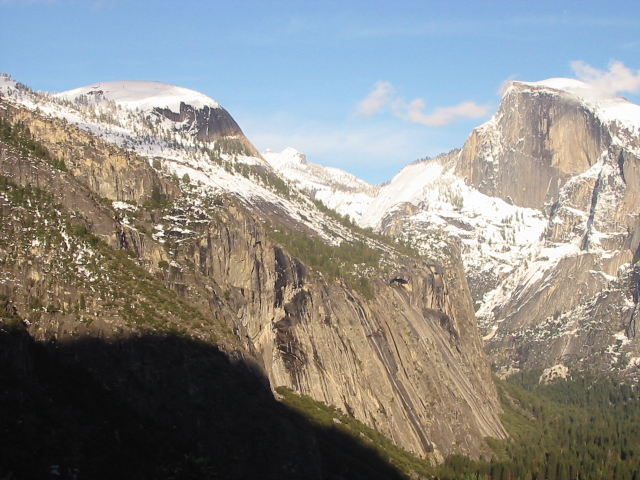
#> input picture Project 4 Image Stitching/yosemite1.jpg, 640 x 480 px
$ jupyter execute project4_jalp.ipynb   (shell and % lines are left out)
#> lines starting #> are read from the running program, lines starting #| are printed output that depends on the picture
### Project 4 Image Stitching/helpers.py
import numpy as np
def interp2(v, xq, yq):
	dim_input = 1
	if len(xq.shape) == 2 or len(yq.shape) == 2:
		dim_input = 2
		q_h = xq.shape[0]
		q_w = xq.shape[1]
		xq = xq.flatten()
		yq = yq.flatten()

	h = v.shape[0]
	w = v.shape[1]
	if xq.shape != yq.shape:
		raise 'query coordinates Xq Yq should have same shape'

	x_floor = np.floor(xq).astype(np.int32)
	y_floor = np.floor(yq).astype(np.int32)
	x_ceil = np.ceil(xq).astype(np.int32)
	y_ceil = np.ceil(yq).astype(np.int32)

	x_floor[x_floor < 0] = 0
	y_floor[y_floor < 0] = 0
	x_ceil[x_ceil < 0] = 0
	y_ceil[y_ceil < 0] = 0

	x_floor[x_floor >= w-1] = w-1
	y_floor[y_floor >= h-1] = h-1
	x_ceil[x_ceil >= w-1] = w-1
	y_ceil[y_ceil >= h-1] = h-1

	v1 = v[y_floor, x_floor]
	v2 = v[y_floor, x_ceil]
	v3 = v[y_ceil, x_floor]
	v4 = v[y_ceil, x_ceil]

	lh = yq - y_floor
	lw = xq - x_floor
	hh = 1 - lh
	hw = 1 - lw

	w1 = hh * hw
	w2 = hh * lw
	w3 = lh * hw
	w4 = lh * lw

	interp_val = v1 * w1 + w2 * v2 + w3 * v3 + w4 * v4

	if dim_input == 2:
		return interp_val.reshape(q_h, q_w)
	return interp_val

### Project 4 Image Stitching/project4_jalp.ipynb
[cell 1]
'''
import library
'''
import numpy as np
from scipy.spatial.distance import cdist
import matplotlib.pyplot as plt

import scipy as sc
from helpers import interp2

[cell 2]
# !pip3 install -U opencv-contrib-python==3.4.2.17
import cv2

[cell 3]
'''
Function (modify)
'''
def compute_homography(p1, p2):
    """
    compute the homography transform
    p1, p2: 4 x 2, 4 groups of corresponding points
    """
    # IMPLEMENT HERE, hint: you may find np.linalg.svd useful

    # construct the A matrix in the same way in the slides
    A = np.array([[p2[0,0],p2[0,1],1,0,0,0,-p2[0,0]*p1[0,0],-p2[0,1]*p1[0,0], -p1[0,0]],
                 [0,0,0,p2[0,0],p2[0,1],1,-p2[0,0]*p1[0,1],-p2[0,1]*p1[0,1], -p1[0,1]],
                 [p2[1,0],p2[1,1],1,0,0,0,-p2[1,0]*p1[1,0],-p2[1,1]*p1[1,0], -p1[1,0]],
                 [0,0,0,p2[1,0],p2[1,1],1,-p2[1,0]*p1[1,1],-p2[1,1]*p1[1,1], -p1[1,1]],
                 [p2[2,0],p2[2,1],1,0,0,0,-p2[2,0]*p1[2,0],-p2[2,1]*p1[2,0], -p1[2,0]],
                 [0,0,0,p2[2,0],p2[2,1],1,-p2[2,0]*p1[2,1],-p2[2,1]*p1[2,1], -p1[2,1]],
                 [p2[3,0],p2[3,1],1,0,0,0,-p2[3,0]*p1[3,0],-p2[3,1]*p1[3,0], -p1[3,0]],
                 [0,0,0,p2[3,0],p2[3,1],1,-p2[3,0]*p1[3,1],-p2[3,1]*p1[3,1], -p1[3,1]]])

    # use SVD to find the solution to Ax = 0
    u, s, vh = np.linalg.svd(A)

    # reorgnize the solution vector and normalize it to get homography matrix
    v = vh.T
    h = v[:,-1]/v[-1,-1]
    H = h.reshape(3,3)
    return H

[cell 4]
## Test ##
p1 = np.array([[366.6972,  106.9789],
  [439.9366,   84.4437],
  [374.5845,  331.2042],
  [428.6690,  326.6972]])

p2 = np.array([ [115.0000,  120.0000],
  [194.0000,  107.0000],
  [109.0000,  351.0000],
  [169.0000,  346.0000] ])
H = compute_homography(p1, p2)

assert np.allclose(H, np.array([[ 6.76097539e-01,  9.12020085e-02,  2.61445474e+02],
       [-1.57581282e-01,  9.59039559e-01,  5.18593524e+00],
       [-4.93549913e-04,  9.67378471e-05,  1.00000000e+00]]))

[cell 5]
def plot_corr(I1, I2, p1, p2):
  """
  utility function to plot correspondence between p1 in I1 and p2 in I2

  I1, I2: H * W, two input images of the same size
  p1, p2: N * 2, points on two images
  """
  I = np.hstack((I1, I2))
  sy,sx = I1.shape[0:2]

  plt.figure()
  plt.imshow(I)
  plt.plot(p1[:, 0], p1[:, 1],'bo')
  plt.plot(sx + p2[:, 0], p2[:, 1],'rx')
  plt.plot(np.c_[p1[:, 0], sx + p2[:, 0]].T, np.c_[p1[:, 1],p2[:, 1]].T, 'g-')
  plt.show()

[cell 6]
'''
Function (modify)
'''
def match_features(f1,f2):
    """
    f1, f2: N * feature_size, two features to be matched
    """

    # IMPLEMENT HERE
    # hint: you may find cdist from scipy.spatial.distance, numpy.argsort useful

    # compute pairwise distance between f1 and f2
    d = cdist(f1,f2)
    threshold = 0.7

    # forward matching, find closet two matches in f2 to f1 and do a ratio test
    f1_f2_sort  = np.argsort(d, axis=1)[:,0:2] #Sort indices in ascending order of distances
    f1_f2_d1 = np.take_along_axis(d, f1_f2_sort[:,0:1],axis=1) #Get the distances associated with first index
    f1_f2_d2 = np.take_along_axis(d, f1_f2_sort[:,1:2],axis=1) #Get the distances associated with second index
    f1_f2_ratio = f1_f2_d1/f1_f2_d2 #Calculate the ratio
    f1_f2_result = (f1_f2_ratio < threshold).nonzero()[0] #Get the indices which are valid
    f1_f2_sno = np.arange(d.shape[0]).reshape(d.shape[0],1) #Get the sno for every point in f1
    f1_f2_indices = f1_f2_sort[:,0:1] #Get the list of first indices
    f1_f2_final = np.concatenate((f1_f2_sno, f1_f2_indices),axis=1)[f1_f2_result] #Concatenate only for valid indices


    # backward matching, find closet two matches in f1 to f2 and do a ratio test
    f2_f1_sort  = np.argsort(d, axis=0) #Sort indices in ascending order of distances
    f2_f1_d1 = np.take_along_axis(d, f2_f1_sort[0:1,:],axis=0) #Get the distances associated with first index
    f2_f1_d2 = np.take_along_axis(d, f2_f1_sort[1:2,:],axis=0) #Get the distances associated with second index
    f2_f1_ratio = f2_f1_d1/f2_f1_d2 #Calculate the ratio
    f2_f1_result = (f2_f1_ratio < threshold).nonzero()[1] #Get the indices which are valid
    f2_f1_sno = np.arange(d.shape[1]).reshape(1,d.shape[1]) #Get the sno for every point in f2
    f2_f1_indices = f2_f1_sort[0:1,:] #Get the list of first indices
    f2_f1_final = np.concatenate((f2_f1_indices, f2_f1_sno),axis=0).transpose()[f2_f1_result] #Concatenate only for valid indices

    # get the intersect of two matching as the final result, python set
    intersect = set(map(tuple, f1_f2_final)) & set(map(tuple, f2_f1_final))
    res = np.array(list(intersect))

    return res, f1_f2_final, f2_f1_final

[cell 7]
## Test ##
a = np.array([[2, 3],[5, 8],[4, 10]])
b = np.array([[10, 2],[2, 3],[5, 7],[1, -10]])
match, match_fwd, match_bkwd = match_features(a, b)
assert np.allclose(match, np.array([[0, 1],[1, 2]]))
assert np.allclose(match_fwd, np.array([[0, 1],[1, 2],[2, 2]]))
assert np.allclose(match_bkwd, np.array([[0, 1],[1, 2]]))

[cell 8]
"""
Script (do not modify)
"""

# load images in OpenCV BGR format
I1 = cv2.imread('yosemite1.jpg')
#> I1 is the input picture: shape (480, 640, 3); mean B, G, R 135.4, 139.3, 139.5
I2 = cv2.imread('yosemite2.jpg')
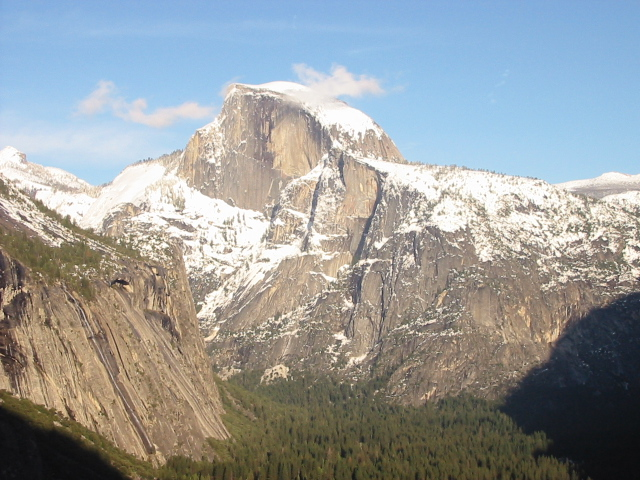
#> input picture Project 4 Image Stitching/yosemite2.jpg, 640 x 480 px
#> I2 is the input picture: shape (480, 640, 3); mean B, G, R 155.6, 155.5, 151.7

# create grayscale images
I1_gray = cv2.cvtColor(I1, cv2.COLOR_BGR2GRAY)
I2_gray = cv2.cvtColor(I2, cv2.COLOR_BGR2GRAY)
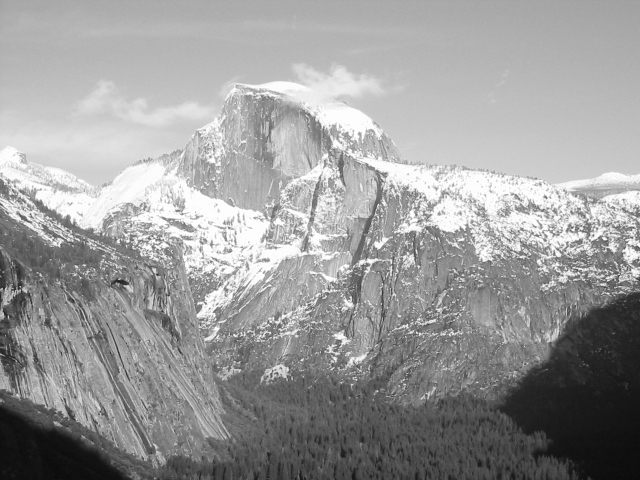
#> I2_gray: shape (480, 640); min 11, max 255, mean 154.4

# convert images to RGB format for display
I1 = cv2.cvtColor(I1, cv2.COLOR_BGR2RGB)
I2 = cv2.cvtColor(I2, cv2.COLOR_BGR2RGB)

# compute SIFT features
sift = cv2.xfeatures2d.SIFT_create()
kp1, des1 = sift.detectAndCompute(I1_gray, None)
#> kp1 = 2504 keypoints; strongest (x, y, size): (6, 199, 1.9), (78, 246, 2.1), (74, 255, 1.9), (46, 222, 2.2)
kp2, des2 = sift.detectAndCompute(I2_gray, None)
#> kp2 = 2343 keypoints; strongest (x, y, size): (604, 239, 2.2), (545, 197, 2.2), (573, 230, 1.9), (118, 241, 2.2)

# match features
match, match_fwd, match_bkwd = match_features(des1, des2)
#> in match_features (call 2), `d = cdist(f1,f2)`:
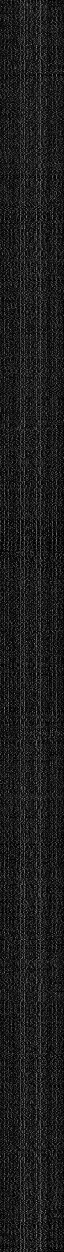
#> f1: shape (2504, 128) float32 (shown at 1/2 size); min 0, max 221, mean 28.7
#> in match_features (call 2), `f1_f2_sort  = np.argsort(d, axis=1)[:,0:2]`: f1_f2_sort = 2504 pairs, first value 2 to 2336, second value 3 to 2335
#> in match_features (call 2), `f1_f2_d1 = np.take_along_axis(d, f1_f2_sort[:,0:1],axis=1)`: f1_f2_d1 = 2504 values, max 412.1 at index 2049, min 14.59 at index 1535, mean 222.6
#> in match_features (call 2), `f1_f2_d2 = np.take_along_axis(d, f1_f2_sort[:,1:2],axis=1)`: f1_f2_d2 = 2504 values, max 413.2 at index 2049, min 100.2 at index 1700, mean 317.4
#> in match_features (call 2), `f1_f2_ratio = f1_f2_d1/f1_f2_d2`: f1_f2_ratio = 2504 values, max 1 at index 1598, min 0.0497 at index 1537, mean 0.69
#> in match_features (call 2), `f1_f2_result = (f1_f2_ratio < threshold).nonzero()[0]`: f1_f2_result = 915 values from 350 to 2503
#> in match_features (call 2), `f1_f2_indices = f1_f2_sort[:,0:1]`: f1_f2_indices = 2504 values, max 2336 at index 1551, min 2 at index 1113, mean 1007.9
#> in match_features (call 2), `f1_f2_final = np.concatenate((f1_f2_sno, f1_f2_indices),axis=1)[f1_f2_..`: f1_f2_final = 915 pairs, first value 350 to 2503, second value 10 to 2159
#> in match_features (call 2), `f2_f1_sort  = np.argsort(d, axis=0)`:
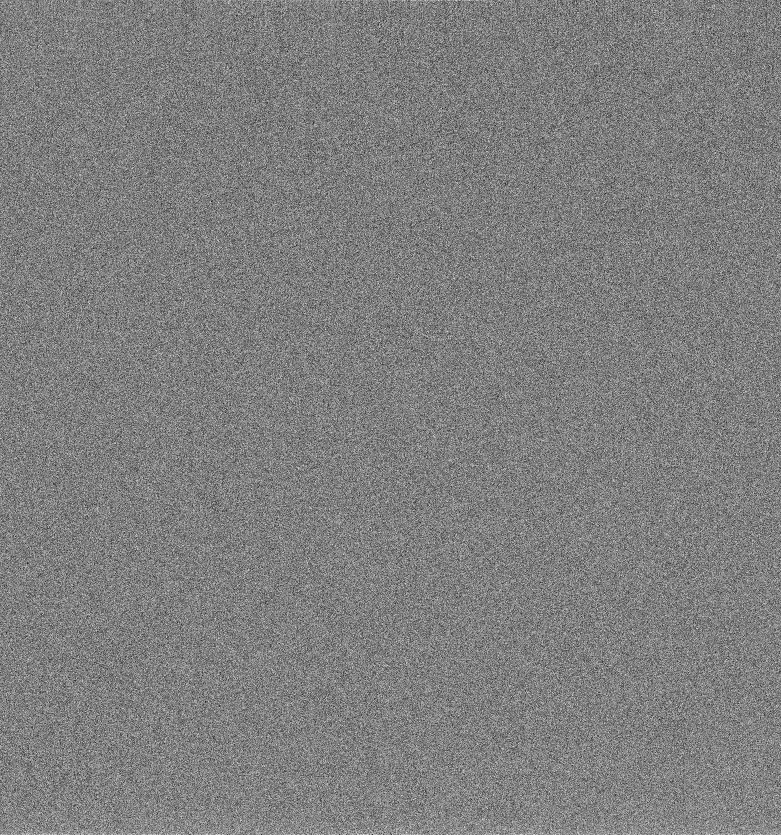
#> f2_f1_sort: shape (2504, 2343) int64 (shown at 1/3 size); min 0, max 2503, mean 1251.5; drawn with min black and max white
#> in match_features (call 2), `f2_f1_result = (f2_f1_ratio < threshold).nonzero()[1]`: f2_f1_result = 914 values from 2 to 2056
#> in match_features (call 2), `f2_f1_final = np.concatenate((f2_f1_indices, f2_f1_sno),axis=0).transp..`: f2_f1_final = 914 pairs, first value 608 to 2496, second value 2 to 2056
#> in match_features (call 2), `intersect = set(map(tuple, f1_f2_final)) & set(map(tuple, f2_f1_final))`: intersect = 904 items
#> in match_features (call 2), `res = np.array(list(intersect))`: res = 904 pairs, first value 1122 to 2493, second value 10 to 1453
#> match has the same summary as res in match_features; match_fwd has the same summary as f1_f2_final in match_features; match_bkwd has the same summary as f2_f1_final in match_features

# get corresponding points p1, p2
p1 = np.array([kp.pt for kp in kp1])[match[:, 0]]
#> p1 = 904 pairs, first value 288.9 to 633.5, second value 82.73 to 475.7
p2 = np.array([kp.pt for kp in kp2])[match[:, 1]]
#> p2 = 904 pairs, first value 8.17 to 353.3, second value 85.41 to 476.1

# plot first 20 matching points
plot_corr(I1, I2, p1[:20], p2[:20])
#> in plot_corr, `plt.show()`:
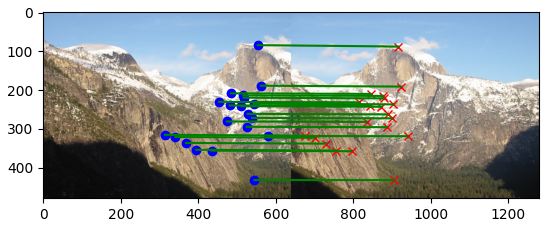
#> figure drawn by matplotlib, 1 panel

[cell 9]
'''
Function (modify)
'''
def ransac_homography(p1, p2):
    """
      p1, p2: N * 2, correponding point coordinates
    """

  # decide how many loops to run and what the threshold is
    #Calculate the number of iterations
    w = 0.5
    p = 1 - 1e-4
    n = 4
    k = int(np.log(1-p)/np.log(1 - np.power(w,n)))

    #Set threshold
    t = 0.5

    #
    best_inliers_count = 0
    best_H = None

  # RANSAC loop, inside in the loop
    inliers_count = 0
    i = 0
    while(inliers_count < p1.shape[0]*0.7):
  #     1. randomly pick n samples from p1 and p2 that is enough to fit a model(n=4 here)
        random_choices = np.random.choice(p1.shape[0],n).reshape(n,1)
        p11 = np.take_along_axis(p1, random_choices, axis=0)
        p22 = np.take_along_axis(p2, random_choices, axis=0)

  #     2a. fit the model and get a estimation
        H = compute_homography(p11, p22)


  #     2b. calculate the new according to H
        p2_ = np.hstack((p2, np.ones((p2.shape[0], 1)))).T
        p1_ = H @ p2_
        p1_ = p1_ / p1_[-1, :]
        p1_ = p1_[:2]
        p1_ = p1_.T

  #     3. count consensus(# of inliners that is close to the estimation within the threshold)
        dist = (p1_ - p1)**2
        dist = np.sum(dist, axis=1)
        dist = np.sqrt(dist)
        inliers_count = np.count_nonzero(dist < t)


  #     4. update the best estimation if the current one is better
        if(inliers_count > best_inliers_count):
            best_H = H
    return best_H

[cell 10]
## Test ##
p2 = np.random.randint(20, 200, size=(10, 2))
p2_ = np.hstack((p2, np.ones((10, 1)))).T
H = np.array([[ 6.76097539e-01,  9.12020085e-02,  2.61445474e+02],
       [-1.57581282e-01,  9.59039559e-01,  5.18593524e+00],
       [-4.93549913e-04,  9.67378471e-05,  1.00000000e+00]])
p1_ = H @ p2_
p1 = p1_ / p1_[-1, :]
p1 = p1[:2]
p1[:, -1] += 50
p1 = p1.T
assert np.allclose(H, ransac_homography(p1, p2))

[cell 11]
"""
Function (do not modify)
"""
def stitch(I1, I2, H):
    """
    utility function to stitch two images

    Input:

    I1: H1 x W1 x 3, target image
    I2: H2 x W2 x 3, source image
    H: homography matrix such that I1 = H @ I2

    Output:
    I_: stitching result
    """

    # map I2 to I1
    nr_orig = I2.shape[0]
    nc_orig = I2.shape[1]

    x_orig,y_orig = np.meshgrid(np.arange(nc_orig),np.arange(nr_orig))

    #applying homography on for I2
    x_i2_h = H[0,0]*x_orig + H[0,1]*y_orig + H[0,2]
    y_i2_h = H[1,0]*x_orig + H[1,1]*y_orig + H[1,2]
    z_i2_h = H[2,0]*x_orig + H[2,1]*y_orig + H[2,2]

    x_i2_h = x_i2_h/z_i2_h
    y_i2_h = y_i2_h/z_i2_h

    #converting indices to int
    x_i2_h = x_i2_h.astype(int)
    y_i2_h = y_i2_h.astype(int)


    #fix the offsets to find size of final image
    offset_x = 0
    offset_y = 0
    if(x_i2_h.min() < 0):
        offset_x = int(abs(x_i2_h.min()))
    if(y_i2_h.min() < 0):
        offset_y = int(abs(y_i2_h.min()))

    #larger image size
    nr_p = max([(y_orig + offset_y).max(),(y_i2_h + offset_y).max()]) + 1
    nc_p = max([(x_orig + offset_x).max(),(x_i2_h + offset_x).max()]) + 1

    #Creacting enlarged images
    I_ = np.zeros((nr_p,nc_p,3), dtype='uint8')

    I1_  = np.zeros((nr_p,nc_p,3), dtype='uint8')
    I1_[y_orig,x_orig] = I1

    I2_  = np.zeros((nr_p,nc_p,3), dtype='uint8')

    #finding the location where I2 should go
    x_i2 = x_orig + (nc_p-nc_orig)
    y_i2 = y_orig # no shift in y as the images are only right shifted


    #Performing inverse warping to the place where I2 should go
    H_inv = np.linalg.inv(H)

    x_i2_hinv = H_inv[0,0]*x_i2 + H_inv[0,1]*y_i2 + H_inv[0,2]
    y_i2_hinv = H_inv[1,0]*x_i2 + H_inv[1,1]*y_i2 + H_inv[1,2]
    z_i2_hinv = H_inv[2,0]*x_i2 + H_inv[2,1]*y_i2 + H_inv[2,2]

    x_i2_hinv = x_i2_hinv/z_i2_hinv
    y_i2_hinv = y_i2_hinv/z_i2_hinv


    #interpolation RGB to the location for I2
    # I2_warp = np.zeros((nr,nc,3), dtype='uint8')
    I2_[y_i2,x_i2,0]= interp2(I2[:,:,0], x_i2_hinv, y_i2_hinv)
    I2_[y_i2,x_i2,1]= interp2(I2[:,:,1], x_i2_hinv, y_i2_hinv)
    I2_[y_i2,x_i2,2]= interp2(I2[:,:,2], x_i2_hinv, y_i2_hinv)

    #translating the 2 images to the final image

    I_ = np.where(I1_==0, I2_, I_)
    I_ = np.where(I2_==0, I1_, I_)

    #averaging the common area
    I_ = np.where(I_==0, (I1_/2+I2_/2).astype('uint8'), I_)


    return I_

[cell 12]
"""
Script (do not modify)
"""

# load images in OpenCV BGR format
I1 = cv2.imread('yosemite1.jpg')
I2 = cv2.imread('yosemite2.jpg')

# create grayscale images
I1_gray = cv2.cvtColor(I1, cv2.COLOR_BGR2GRAY)
I2_gray = cv2.cvtColor(I2, cv2.COLOR_BGR2GRAY)

# convert images to RGB format for display
I1 = cv2.cvtColor(I1, cv2.COLOR_BGR2RGB)
I2 = cv2.cvtColor(I2, cv2.COLOR_BGR2RGB)

# compute SIFT features
sift = cv2.xfeatures2d.SIFT_create()
kp1, des1 = sift.detectAndCompute(I1_gray, None)
kp2, des2 = sift.detectAndCompute(I2_gray, None)

# match features
match, match_fwd, match_bkwd = match_features(des1, des2)

# get corresponding points p1, p2
p1 = np.array([kp.pt for kp in kp1])[match[:, 0]]
p2 = np.array([kp.pt for kp in kp2])[match[:, 1]]

# plot first 20 matching points
plot_corr(I1, I2, p1[:20], p2[:20])

# estimate homography transform with RANSAC
H = ransac_homography(p1, p2)
#> the loop in ransac_homography (call 2), `while(inliers_count < p1.shape[0]*0.7):` made 13 passes
#> (p11, p22, s in compute_homography, inliers_count) on passes 3, 9: ([[358.6, 293.6], [400, 288.4], [485, 192.8], [455, 206.8]], [[79.37, 294.9], [121.5, 289.8], [206.8, 194], [176.8, 208]], [283643, 64272.4, 570.1, 148.3, 35.41, 9.24, 4.64, 0.0022], 75), ([[519.5, 302.2], [488.3, 281], [485, 192.8], [551.3, 259.4]], [[240.8, 303.3], [210, 282.4], [206.8, 194], [272.2, 260.8]], [408838, 31377.3, 701.5, 123.4, 65.26, 11.28, 2.41, 0.0221], 367)
#> (p11, s in compute_homography, inliers_count) on pass 4: ([[591, 217.3], [315.4, 223.1], [428, 415.7], [345.6, 283.4]], [370855.5, 121392.5, 651.5, 253, 222, 47.11, 2.65, 0.0489], 35)
#> H = [[0.93, -0.0123, 283], [-0.0242, 0.968, 5.16], [-9.54e-05, -2.56e-05, 1]]

# stitch two images together and show the results
I = stitch(I1,I2,H)
#> in stitch, `z_i2_h = H[2,0]*x_orig + H[2,1]*y_orig + H[2,2]`:
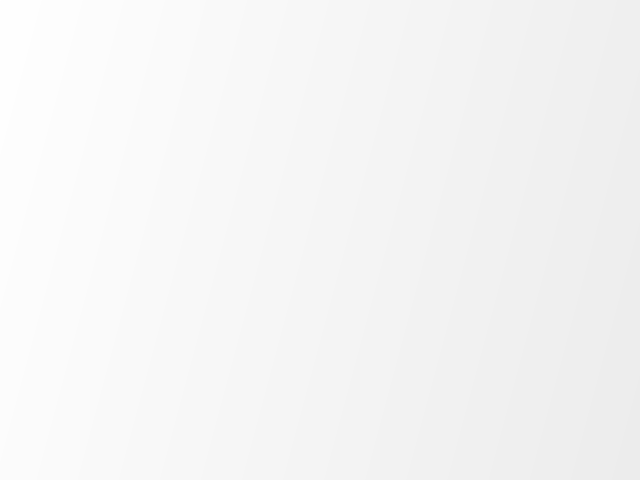
#> z_i2_h: shape (480, 640) float64; min 0.927, max 1, mean 0.963
#> in stitch, `offset_y = int(abs(y_i2_h.min()))`: offset_y = 10
#> in stitch, `nr_p = max([(y_orig + offset_y).max(),(y_i2_h + offset_y).max()]) + 1`: nr_p = 500
#> in stitch, `nc_p = max([(x_orig + offset_x).max(),(x_i2_h + offset_x).max()]) + 1`: nc_p = 941
#> in stitch, `I1_[y_orig,x_orig] = I1`:
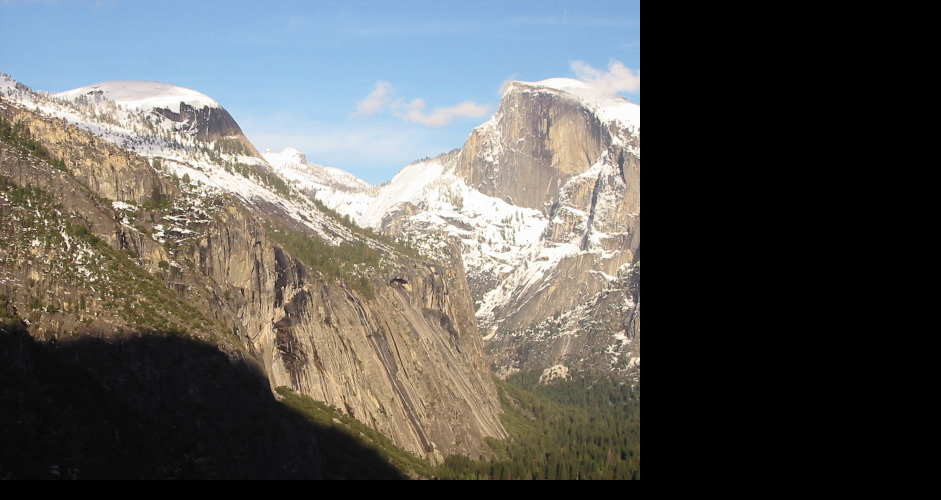
#> I1_: shape (500, 941, 3); mean R, G, B 91.1, 90.9, 88.4
#> in stitch, `H_inv = np.linalg.inv(H)`: H_inv = [[1.05, 0.00547, -295.9], [0.0256, 1.03, -12.56], [0.0001, 2.69e-05, 0.971]]
#> in stitch, `I2_[y_i2,x_i2,1]= interp2(I2[:,:,1], x_i2_hinv, y_i2_hinv)`:
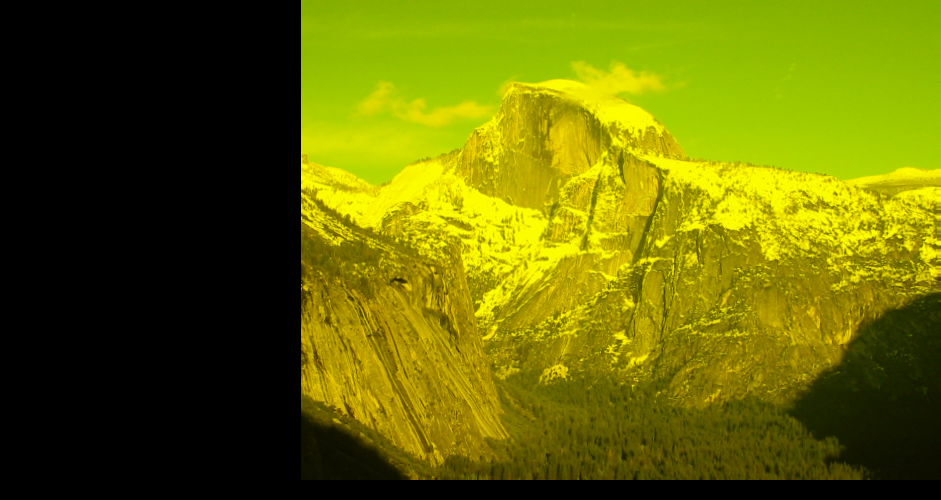
#> I2_: shape (500, 941, 3); mean R, G, B 99, 101.5, 0
#> in interp2 (call 3), `return interp_val.reshape(q_h, q_w)`:
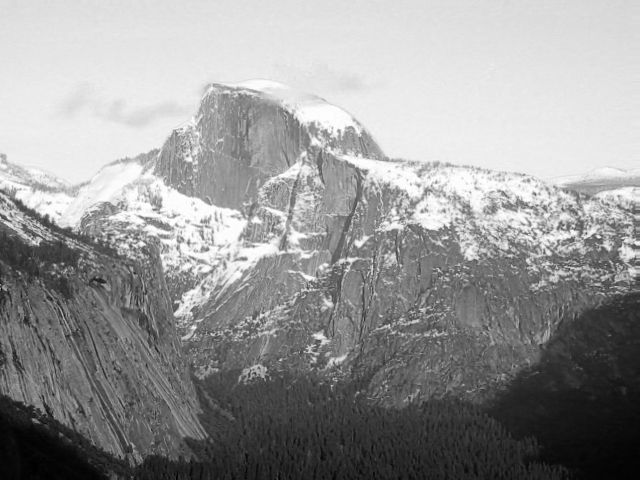
#> returned value: shape (480, 640) float64; min 11.54, max 255, mean 155.9; drawn with min black and max white
#> in stitch, `I_ = np.where(I_==0, (I1_/2+I2_/2).astype('uint8'), I_)`:
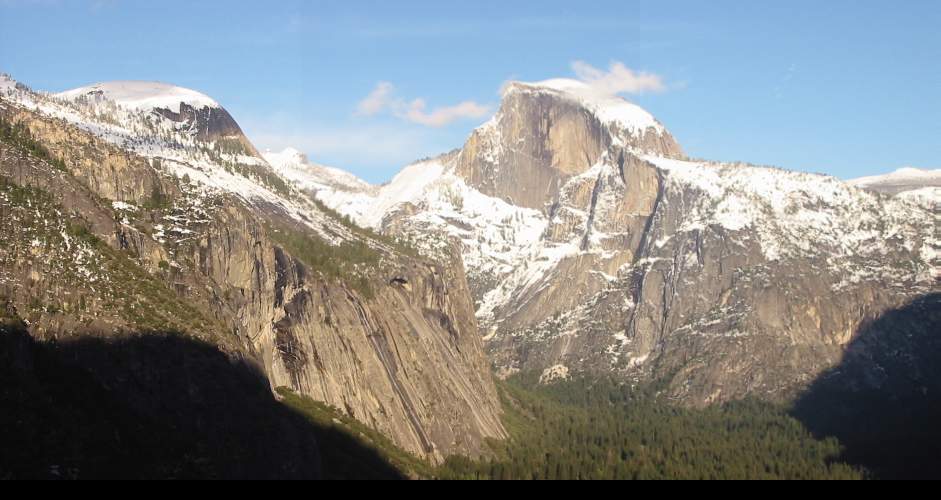
#> I_: shape (500, 941, 3); mean R, G, B 133.5, 136.1, 135.4
plt.figure()
plt.imshow(I)

plt.savefig("final_blended.png")
# plt.show()
